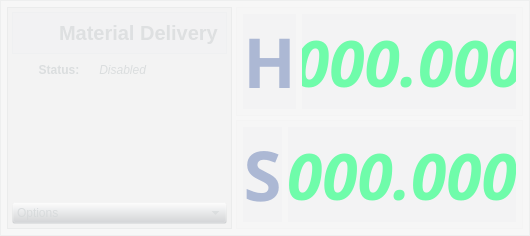
           <widget class="QFrame" name="frame_18">
            <property name="minimumSize">
             <size>
              <width>0</width>
              <height>150</height>
             </size>
            </property>
            <property name="maximumSize">
             <size>
              <width>530</width>
              <height>16777215</height>
             </size>
            </property>
            <property name="styleSheet">
             <string notr="true">background: rgba(212,215,217,24);
</string>
            </property>
            <property name="frameShape">
             <enum>QFrame::StyledPanel</enum>
            </property>
            <property name="frameShadow">
             <enum>QFrame::Raised</enum>
            </property>
            <layout class="QHBoxLayout" name="horizontalLayout_19">
             <property name="spacing">
              <number>4</number>
             </property>
             <property name="leftMargin">
              <number>6</number>
             </property>
             <property name="topMargin">
              <number>6</number>
             </property>
             <property name="rightMargin">
              <number>6</number>
             </property>
             <property name="bottomMargin">
              <number>6</number>
             </property>
             <item>
              <widget class="QFrame" name="frame_19">
               <property name="minimumSize">
                <size>
                 <width>225</width>
                 <height>0</height>
                </size>
               </property>
               <property name="maximumSize">
                <size>
                 <width>300</width>
                 <height>16777215</height>
                </size>
               </property>
               <property name="frameShape">
                <enum>QFrame::StyledPanel</enum>
               </property>
               <property name="frameShadow">
                <enum>QFrame::Raised</enum>
               </property>
               <layout class="QVBoxLayout" name="verticalLayout_27">
                <property name="spacing">
                 <number>4</number>
                </property>
                <property name="leftMargin">
                 <number>4</number>
                </property>
                <property name="topMargin">
                 <number>4</number>
                </property>
                <property name="rightMargin">
                 <number>4</number>
                </property>
                <property name="bottomMargin">
                 <number>4</number>
                </property>
                <item>
                 <widget class="QFrame" name="frame_20">
                  <property name="styleSheet">
                   <string notr="true">background:rgba(212,215,217,10);
</string>
                  </property>
                  <property name="frameShape">
                   <enum>QFrame::StyledPanel</enum>
                  </property>
                  <property name="frameShadow">
                   <enum>QFrame::Raised</enum>
                  </property>
                  <layout class="QHBoxLayout" name="horizontalLayout_18">
                   <property name="spacing">
                    <number>4</number>
                   </property>
                   <property name="leftMargin">
                    <number>4</number>
                   </property>
                   <property name="topMargin">
                    <number>4</number>
                   </property>
                   <property name="rightMargin">
                    <number>4</number>
                   </property>
                   <property name="bottomMargin">
                    <number>4</number>
                   </property>
                   <item alignment="Qt::AlignLeft">
                    <widget class="QPushButton" name="pushButton">
                     <property name="sizePolicy">
                      <sizepolicy hsizetype="Preferred" vsizetype="Preferred">
                       <horstretch>0</horstretch>
                       <verstretch>0</verstretch>
                      </sizepolicy>
                     </property>
                     <property name="minimumSize">
                      <size>
                       <width>28</width>
                       <height>32</height>
                      </size>
                     </property>
                     <property name="baseSize">
                      <size>
                       <width>32</width>
                       <height>32</height>
                      </size>
                     </property>
                     <property name="styleSheet">
                      <string notr="true">background:none;
color: rgba(212,215,217,100)</string>
                     </property>
                     <property name="text">
                      <string/>
                     </property>
                     <property name="icon">
                      <iconset resource="icons.qrc">
                       <normaloff>:/icons/icons/toggle-off1.png</normaloff>
                       <normalon>:/icons/icons/toggle-on1.png</normalon>:/icons/icons/toggle-off1.png</iconset>
                     </property>
                     <property name="iconSize">
                      <size>
                       <width>34</width>
                       <height>22</height>
                      </size>
                     </property>
                     <property name="checkable">
                      <bool>true</bool>
                     </property>
                     <property name="flat">
                      <bool>true</bool>
                     </property>
                    </widget>
                   </item>
                   <item alignment="Qt::AlignHCenter">
                    <widget class="QLabel" name="label_38">
                     <property name="minimumSize">
                      <size>
                       <width>150</width>
                       <height>32</height>
                      </size>
                     </property>
                     <property name="maximumSize">
                      <size>
                       <width>400</width>
                       <height>16777215</height>
                      </size>
                     </property>
                     <property name="font">
                      <font>
                       <pointsize>15</pointsize>
                       <weight>75</weight>
                       <bold>true</bold>
                      </font>
                     </property>
                     <property name="styleSheet">
                      <string notr="true">background:none;
color: rgba(212,215,217,180)</string>
                     </property>
                     <property name="inputMethodHints">
                      <set>Qt::ImhNoEditMenu</set>
                     </property>
                     <property name="text">
                      <string>Material Delivery </string>
                     </property>
                     <property name="alignment">
                      <set>Qt::AlignLeading|Qt::AlignLeft|Qt::AlignVCenter</set>
                     </property>
                    </widget>
                   </item>
                  </layout>
                 </widget>
                </item>
                <item>
                 <layout class="QHBoxLayout" name="horizontalLayout_41">
                  <property name="spacing">
                   <number>0</number>
                  </property>
                  <item>
                   <widget class="QPushButton" name="pushButton_11">
                    <property name="maximumSize">
                     <size>
                      <width>20</width>
                      <height>16777215</height>
                     </size>
                    </property>
                    <property name="styleSheet">
                     <string notr="true">background:none;</string>
                    </property>
                    <property name="text">
                     <string/>
                    </property>
                    <property name="icon">
                     <iconset resource="icons.qrc">
                      <normaloff>:/icons/icons/redbutton.png</normaloff>:/icons/icons/redbutton.png</iconset>
                    </property>
                    <property name="flat">
                     <bool>true</bool>
                    </property>
                   </widget>
                  </item>
                  <item>
                   <widget class="QLabel" name="label_47">
                    <property name="minimumSize">
                     <size>
                      <width>0</width>
                      <height>24</height>
                     </size>
                    </property>
                    <property name="maximumSize">
                     <size>
                      <width>64</width>
                      <height>24</height>
                     </size>
                    </property>
                    <property name="font">
                     <font>
                      <weight>75</weight>
                      <bold>true</bold>
                     </font>
                    </property>
                    <property name="styleSheet">
                     <string notr="true">background: none;
color: rgba(212,215,217,200)</string>
                    </property>
                    <property name="text">
                     <string>  Status:</string>
                    </property>
                   </widget>
                  </item>
                  <item>
                   <widget class="QLabel" name="label_72">
                    <property name="minimumSize">
                     <size>
                      <width>0</width>
                      <height>24</height>
                     </size>
                    </property>
                    <property name="maximumSize">
                     <size>
                      <width>16777215</width>
                      <height>24</height>
                     </size>
                    </property>
                    <property name="font">
                     <font>
                      <weight>50</weight>
                      <italic>true</italic>
                      <bold>false</bold>
                     </font>
                    </property>
                    <property name="styleSheet">
                     <string notr="true">background: none;
color: rgba(212,215,217,200)</string>
                    </property>
                    <property name="text">
                     <string> Disabled</string>
                    </property>
                   </widget>
                  </item>
                 </layout>
                </item>
                <item>
                 <spacer name="verticalSpacer_4">
                  <property name="orientation">
                   <enum>Qt::Vertical</enum>
                  </property>
                  <property name="sizeHint" stdset="0">
                   <size>
                    <width>20</width>
                    <height>40</height>
                   </size>
                  </property>
                 </spacer>
                </item>
                <item>
                 <widget class="QComboBox" name="comboBox">
                  <property name="styleSheet">
                   <string notr="true">background:rgba(212,215,217,10);
color:rgba(212,215,217,200)</string>
                  </property>
                  <item>
                   <property name="text">
                    <string>Options</string>
                   </property>
                  </item>
                 </widget>
                </item>
               </layout>
              </widget>
             </item>
             <item>
              <layout class="QVBoxLayout" name="verticalLayout_32">
               <property name="spacing">
                <number>4</number>
               </property>
               <item>
                <widget class="QFrame" name="frame_25">
                 <property name="minimumSize">
                  <size>
                   <width>280</width>
                   <height>0</height>
                  </size>
                 </property>
                 <property name="maximumSize">
                  <size>
                   <width>500</width>
                   <height>16777215</height>
                  </size>
                 </property>
                 <property name="styleSheet">
                  <string notr="true">background: rgba(212,215,217,8);
</string>
                 </property>
                 <property name="frameShape">
                  <enum>QFrame::StyledPanel</enum>
                 </property>
                 <property name="frameShadow">
                  <enum>QFrame::Raised</enum>
                 </property>
                 <layout class="QHBoxLayout" name="horizontalLayout_25">
                  <property name="leftMargin">
                   <number>6</number>
                  </property>
                  <property name="topMargin">
                   <number>6</number>
                  </property>
                  <property name="rightMargin">
                   <number>6</number>
                  </property>
                  <property name="bottomMargin">
                   <number>6</number>
                  </property>
                  <item>
                   <widget class="QLabel" name="label_50">
                    <property name="maximumSize">
                     <size>
                      <width>66</width>
                      <height>16777215</height>
                     </size>
                    </property>
                    <property name="font">
                     <font>
                      <family>.SF NS Display Condensed</family>
                      <pointsize>52</pointsize>
                      <weight>75</weight>
                      <italic>false</italic>
                      <bold>true</bold>
                     </font>
                    </property>
                    <property name="styleSheet">
                     <string notr="true">background: rgba(212,215,217,16);
color: rgba(141,158,198,180)</string>
                    </property>
                    <property name="text">
                     <string>H</string>
                    </property>
                    <property name="alignment">
                     <set>Qt::AlignCenter</set>
                    </property>
                    <property name="margin">
                     <number>-1</number>
                    </property>
                   </widget>
                  </item>
                  <item>
                   <widget class="QLabel" name="label_51">
                    <property name="font">
                     <font>
                      <family>.SF NS Display Condensed</family>
                      <pointsize>48</pointsize>
                      <weight>75</weight>
                      <italic>true</italic>
                      <bold>true</bold>
                     </font>
                    </property>
                    <property name="styleSheet">
                     <string notr="true">background: rgba(212,215,217,16);
color: rgba(55,255,139, 180)</string>
                    </property>
                    <property name="text">
                     <string>000.000</string>
                    </property>
                    <property name="alignment">
                     <set>Qt::AlignCenter</set>
                    </property>
                   </widget>
                  </item>
                 </layout>
                </widget>
               </item>
               <item>
                <widget class="QFrame" name="frame_26">
                 <property name="minimumSize">
                  <size>
                   <width>280</width>
                   <height>0</height>
                  </size>
                 </property>
                 <property name="maximumSize">
                  <size>
                   <width>500</width>
                   <height>16777215</height>
                  </size>
                 </property>
                 <property name="styleSheet">
                  <string notr="true">background: rgba(212,215,217,8);
</string>
                 </property>
                 <property name="frameShape">
                  <enum>QFrame::StyledPanel</enum>
                 </property>
                 <property name="frameShadow">
                  <enum>QFrame::Raised</enum>
                 </property>
                 <layout class="QHBoxLayout" name="horizontalLayout_26">
                  <property name="leftMargin">
                   <number>6</number>
                  </property>
                  <property name="topMargin">
                   <number>6</number>
                  </property>
                  <property name="rightMargin">
                   <number>6</number>
                  </property>
                  <property name="bottomMargin">
                   <number>6</number>
                  </property>
                  <item>
                   <widget class="QLabel" name="label_52">
                    <property name="maximumSize">
                     <size>
                      <width>66</width>
                      <height>16777215</height>
                     </size>
                    </property>
                    <property name="font">
                     <font>
                      <family>.SF NS Display Condensed</family>
                      <pointsize>52</pointsize>
                      <weight>75</weight>
                      <italic>false</italic>
                      <bold>true</bold>
                     </font>
                    </property>
                    <property name="styleSheet">
                     <string notr="true">background: rgba(212,215,217,16);
color: rgba(141,158,198,180)</string>
                    </property>
                    <property name="text">
                     <string>S</string>
                    </property>
                    <property name="alignment">
                     <set>Qt::AlignCenter</set>
                    </property>
                    <property name="margin">
                     <number>-1</number>
                    </property>
                   </widget>
                  </item>
                  <item>
                   <widget class="QLabel" name="label_53">
                    <property name="font">
                     <font>
                      <family>.SF NS Display Condensed</family>
                      <pointsize>48</pointsize>
                      <weight>75</weight>
                      <italic>true</italic>
                      <bold>true</bold>
                     </font>
                    </property>
                    <property name="styleSheet">
                     <string notr="true">background: rgba(212,215,217,16);
color: rgba(55,255,139, 180)</string>
                    </property>
                    <property name="text">
                     <string>000.000</string>
                    </property>
                    <property name="alignment">
                     <set>Qt::AlignCenter</set>
                    </property>
                   </widget>
                  </item>
                 </layout>
                </widget>
               </item>
              </layout>
             </item>
            </layout>
           </widget>
